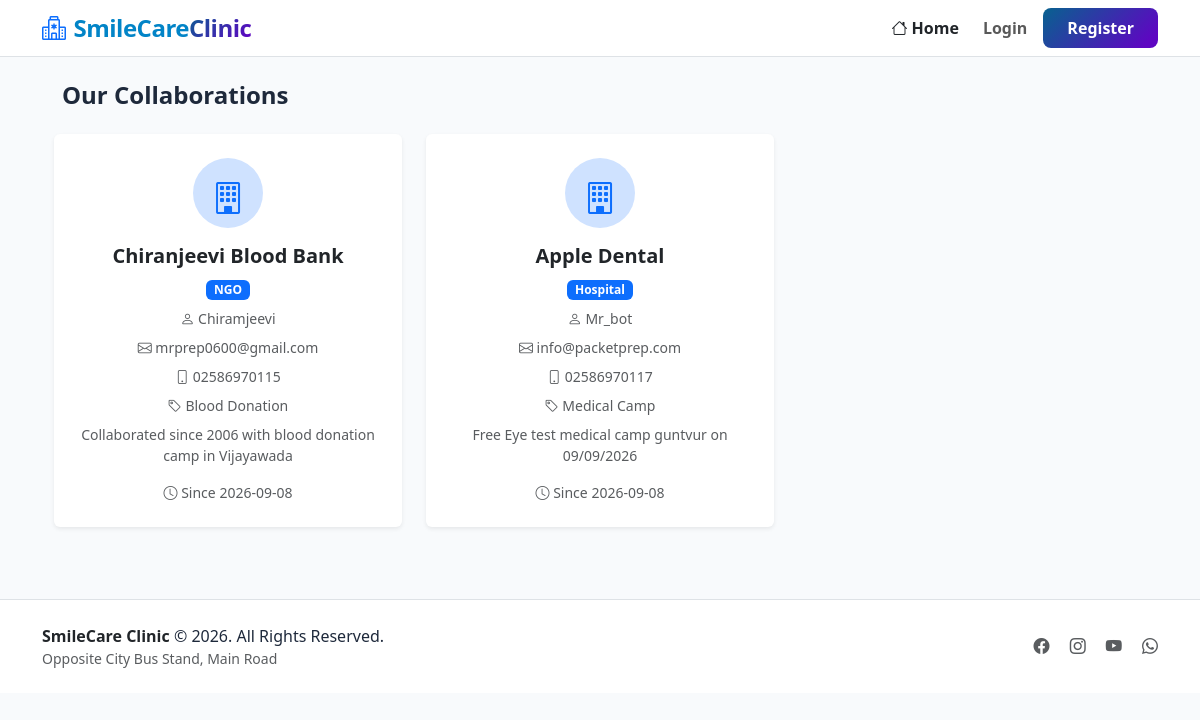
Screenshot of /collaborations with the database file from the repository.
### tables this page shows
CREATE TABLE collaborations(
            id INTEGER PRIMARY KEY AUTOINCREMENT,
            org_name TEXT NOT NULL,
            org_type TEXT NOT NULL,
            contact_person TEXT NOT NULL,
            email TEXT NOT NULL,
            phone TEXT,
            partnership_type TEXT,
            description TEXT,
            joined_date TIMESTAMP DEFAULT CURRENT_TIMESTAMP,
            is_active INTEGER DEFAULT 1
        );

### app.py (the view)
@app.route('/collaborations')
def collaborations():
    conn = get_connect()
    cursor = conn.cursor()
    collabs = cursor.execute('''
        SELECT * FROM collaborations
        WHERE is_active = 1
        ORDER BY joined_date DESC
    ''').fetchall()
    conn.close()
    return render_template('collaborations.html', collaborations=collabs)

### app.py (called while the page is built, shortened)
def get_connect():
    conn = sqlite3.connect(db_name)
    conn.row_factory = sqlite3.Row
    return conn

@app.context_processor
def inject_session_time():
    login_time = session.get('login_time')
    return {'session_time_left': '00:00', 'is_logged_in': False}

### templates/collaborations.html (shortened to what this page needs)
{% extends "base.html" %}
{% block content %}
<div class="container">
    <div class="row">
        {% if session.get('user_id') %}
        <div class="col-lg-2 col-md-3 bg-white vh-100 p-0 border-end" style="position: sticky; top: 70px; height: calc(100vh - 70px); overflow-y: auto;">
            <div class="p-3">
                <h6 class="text-muted text-uppercase small fw-bold mb-3">Menu</h6>
                {% if session.get('user_role') == 'admin' %}
                <a href="{{ url_for('admin_dashboard') }}" class="sidebar-link">
                    <i class="bi bi-speedometer2"></i> Dashboard
                </a>
                {% else %}
                <a href="{{ url_for('user_dashboard') }}" class="sidebar-link">
                    <i class="bi bi-speedometer2"></i> Dashboard
                </a>
                {% endif %}
                <a href="{{ url_for('collaborations') }}" class="sidebar-link active">
                    <i class="bi bi-handshake"></i> Collaborations
                </a>
                <a href="{{ url_for('profile') }}" class="sidebar-link">
                    <i class="bi bi-person"></i> Profile
                </a>
                <hr>
                <a href="{{ url_for('logout') }}" class="sidebar-link text-danger">
                    <i class="bi bi-box-arrow-right"></i> Logout
                </a>
            </div>
        </div>
        <div class="col-lg-10 col-md-9 p-4">
        {% else %}
        <div class="col-12 p-4">
        {% endif %}
            <h4 class="fw-bold mb-4">Our Collaborations</h4>
            <div class="row g-4">
                {% if collaborations %}
                    {% for collab in collaborations %}
                    <div class="col-md-4">
                        <div class="card border-0 shadow-sm card-hover h-100">
                            <div class="card-body text-center p-4">
                                <div class="bg-primary-subtle rounded-circle p-3 mx-auto mb-3" style="width: 70px; height: 70px;">
                                    <i class="bi bi-building fs-2 text-primary"></i>
                                </div>
                                <h5 class="fw-bold">{{ collab.org_name }}</h5>
                                <span class="badge bg-primary mb-2">{{ collab.org_type }}</span>
                                <p class="small text-muted mb-2">
                                    <i class="bi bi-person"></i> {{ collab.contact_person }}
                                </p>
                                <p class="small text-muted mb-2">
                                    <i class="bi bi-envelope"></i> {{ collab.email }}
                                </p>
                                {% if collab.phone %}
                                <p class="small text-muted mb-2">
                                    <i class="bi bi-phone"></i> {{ collab.phone }}
                                </p>
                                {% endif %}
                                <p class="small text-muted mb-2">
                                    <i class="bi bi-tag"></i> {{ collab.partnership_type or 'General Partnership' }}
                                </p>
                                {% if collab.description %}
                                <p class="small text-muted">{{ collab.description }}</p>
                                {% endif %}
                                <div class="text-muted small">
                                    <i class="bi bi-clock"></i> Since {{ collab.joined_date[:10] if collab.joined_date else 'N/A' }}
                                </div>
                            </div>
                        </div>
                    </div>
                    {% endfor %}
                {% endif %}
            </div>
        </div>
    </div>
</div>
{% endblock %}

### templates/base.html (style rules this page uses)
:root { --brand-gradient: linear-gradient(135deg, #07628f 0%, #5e06c2 90%); --brand-primary: #07628f; }
body { font-family: 'Segoe UI', Tahoma, Geneva, Verdana, sans-serif; background-color: #f8fafc; color: #1e293b; }

### rows the page displays
collaborations: org_name "Chiranjeevi Blood Bank", org_type "NGO", contact_person "Chiramjeevi", email "mrprep0600@gmail.com", phone "02586970115", partnership_type "Blood Donation", description "Collaborated since 2006 with blood donation camp in Vijayawada", joined_date "2026-09-08"
collaborations: org_name "Apple Dental", org_type "Hospital", contact_person "Mr_bot", email "info@packetprep.com", phone "02586970117", partnership_type "Medical Camp", description "Free Eye test medical camp guntvur on 09/09/2026", joined_date "2026-09-08"
